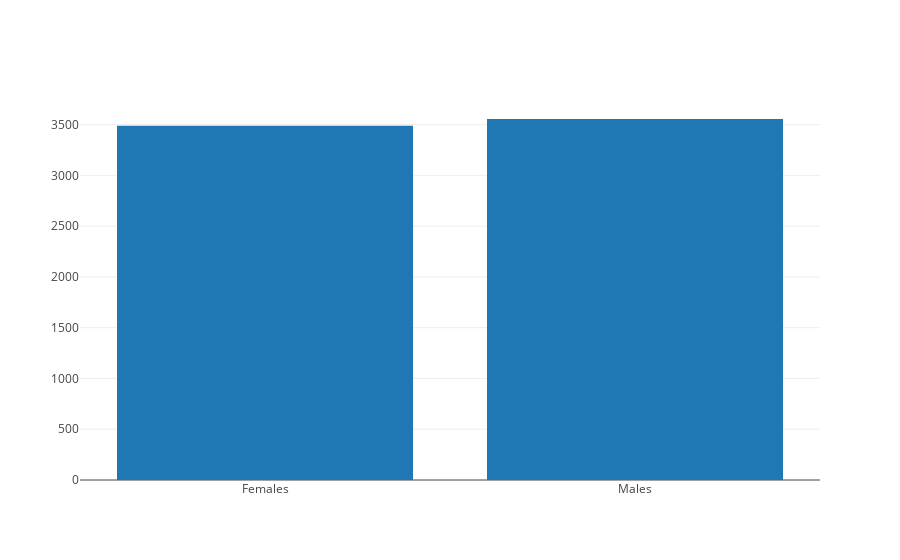

The notebook cell this image was saved under:
### Code cell
females= female.sum()
males = male.sum()
data = [go.Bar(
            x=['Females', 'Males'],
            y=[females,males]
    )]
iplot(data, filename='basic-bar')

### Figure 1 — Plotly figure (JSON) as saved in the notebook; plotly's stock layout.template omitted (floating-point values rounded to 4 significant figures)
{"data": [{"type": "bar", "uid": "dc6d8e8f-447e-49e8-8651-535599e30a28", "x": ["Females", "Males"], "y": [3488, 3555]}], "layout": {}}
